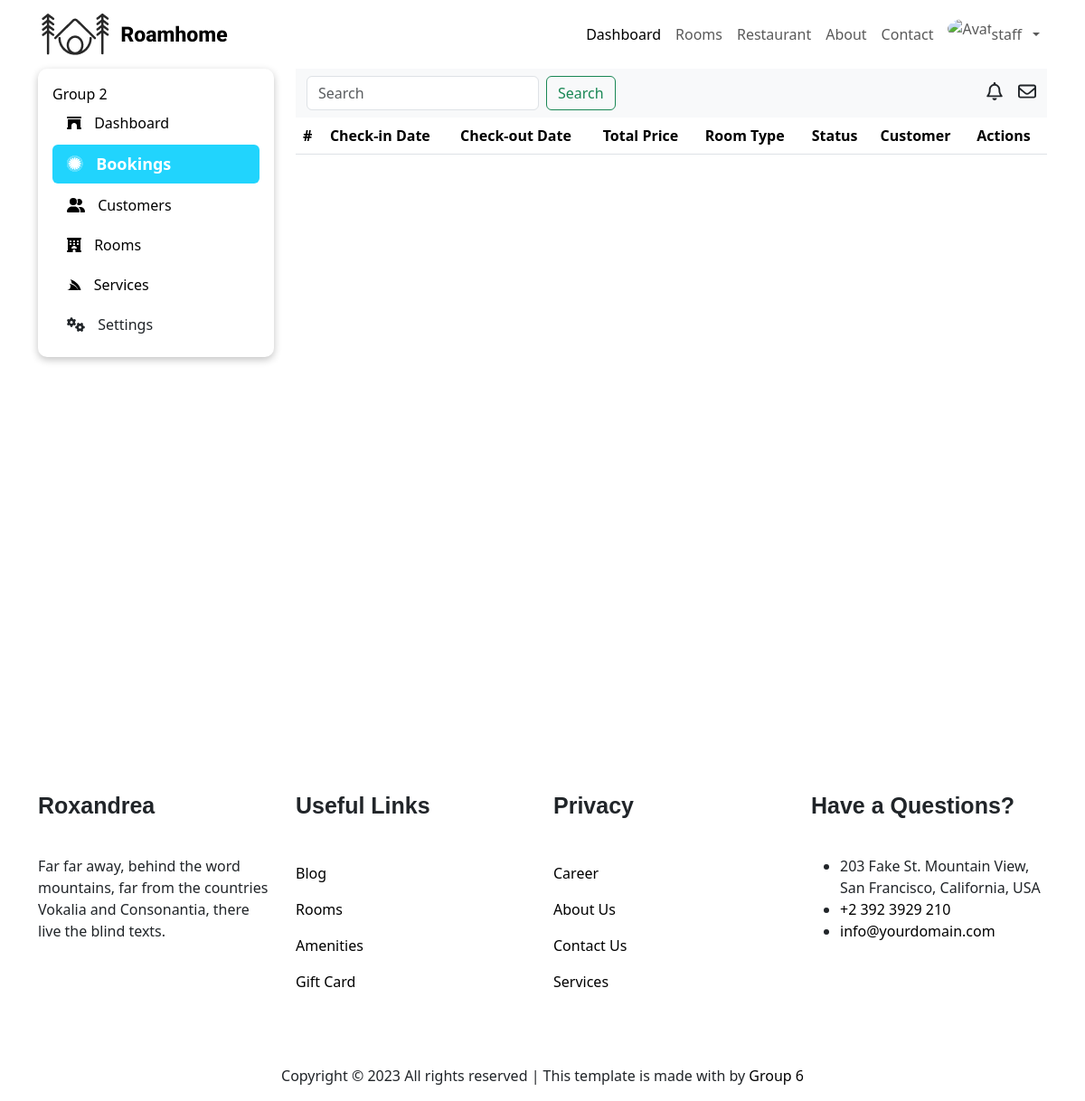
The app's page /wp-admin/booking/ (signed in), older data.
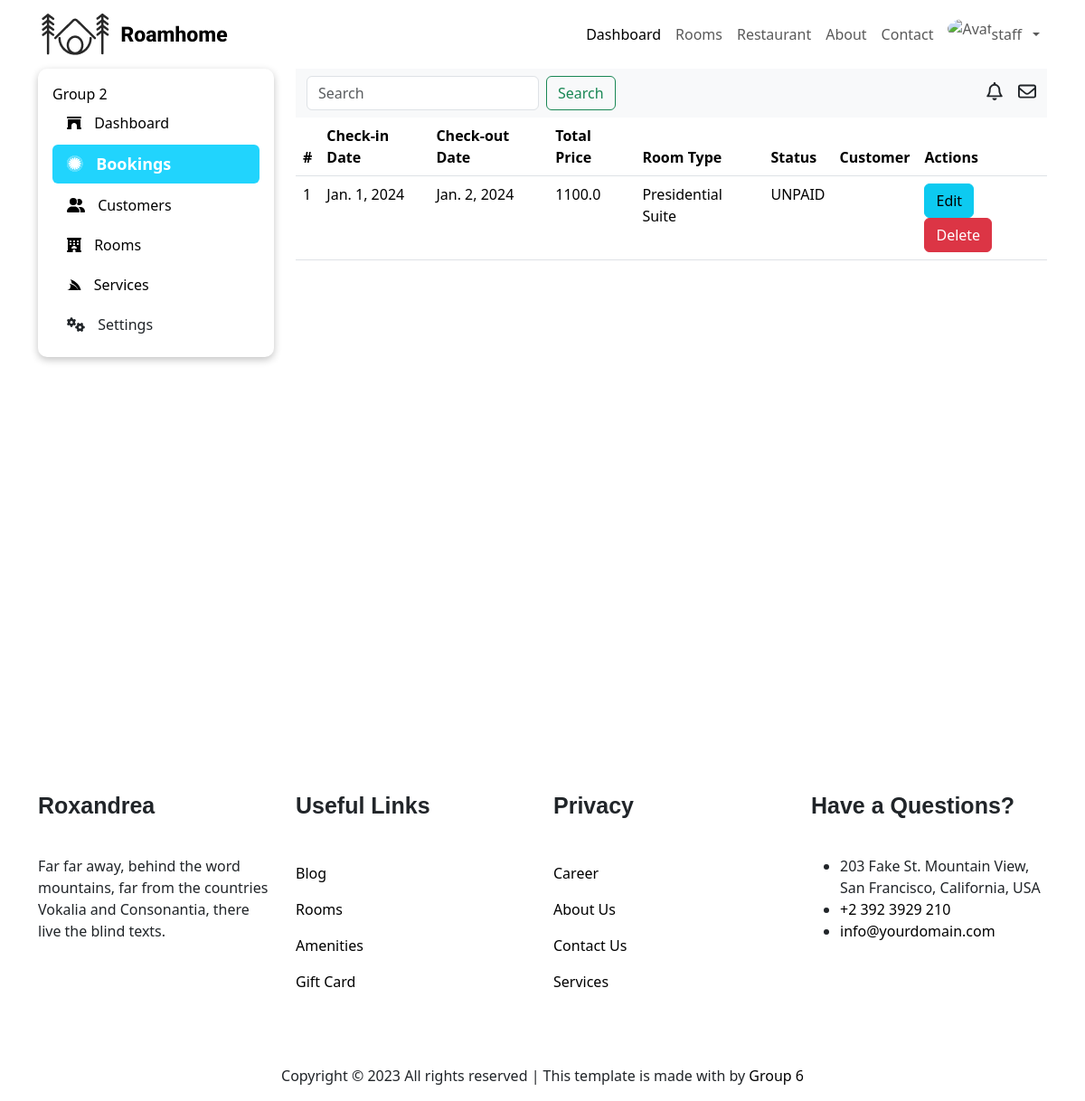
The same page, newer data.
### booking/models.py (models this page shows, shortened)
class Booking(models.Model):
    class Meta:
        db_table = 'booking'
    class PaymentStatus(models.TextChoices):
        UNPAID = 'UNPAID'
        PARTIALLY_PAID = 'PARITIALLY_PAID'
        FULLY_PAID = 'FULLY_PAID'
        DEPOSIT = 'DEPOSIT'
    checkin_date = models.DateField()
    checkout_date = models.DateField()
    room_type = models.CharField(max_length=50, default='Mini Suite')
    total_price = models.FloatField()
    status = models.CharField(max_length=20, choices=PaymentStatus.choices, default=PaymentStatus.UNPAID)
    customer = models.ForeignKey(Customer, on_delete=models.CASCADE)
    services = models.ManyToManyField(Service, null=True)
    rooms = models.ManyToManyField(Room, null=True)

### manager/views.py (the view)
# urls.py: path('booking/', manager.all_booking, name='all-booking'),
@login_required(login_url='login')
@user_passes_test(lambda user: user.role == 'STAFF', login_url='home')
def all_booking(request):
    booking = Booking.objects.all()
    return render(request, 'manager/pages/booking/all-booking.html', { 'bookings': booking })

### manager/templates/manager/pages/booking/all-booking.html
{% extends 'manager/pages/dashboard.html' %}
{% block dashboard_section %}
<main>
    <table class="table">
        <thead>
            <tr>
                <th scope="col">#</th>
                <th scope="col">Check-in Date</th>
                <th scope="col">Check-out Date</th>
                <th scope="col">Total Price</th>
                <th scope="col">Room Type</th>
                <th scope="col">Status</th>
                <th scope="col">Customer</th>
                <th scope="col">Actions</th>
            </tr>
        </thead>
        <tbody>
            {% for booking in bookings %}
                <tr>
                    <td scope="col">{{ booking.id }}</td>
                    <td scope="col">{{ booking.checkin_date }}</td>
                    <td scope="col">{{ booking.checkout_date }}</td>
                    <td scope="col">{{ booking.total_price }}</td>
                    <td scope="col">{{ booking.room_type }}</td>
                    <td scope="col">{{ booking.status }}</td>
                    <td scope="col">{{ booking.customer.first_name }} {{ booking.customer.last_name }}</td>
                    <td scope="col">
                        <a href="" class="btn btn-info">Edit</a>
                        <a href="" class="btn btn-danger">Delete</a>
                    </td>
                </tr>
            {% endfor %}
        </tbody>
    </table>
</main>
{% endblock %}

Row changes from the older to the newer data that the page shows:
added Booking: id "1", checkin_date "Jan. 1, 2024", checkout_date "Jan. 2, 2024", total_price "1100.0", room_type "Presidential Suite", status "UNPAID"
